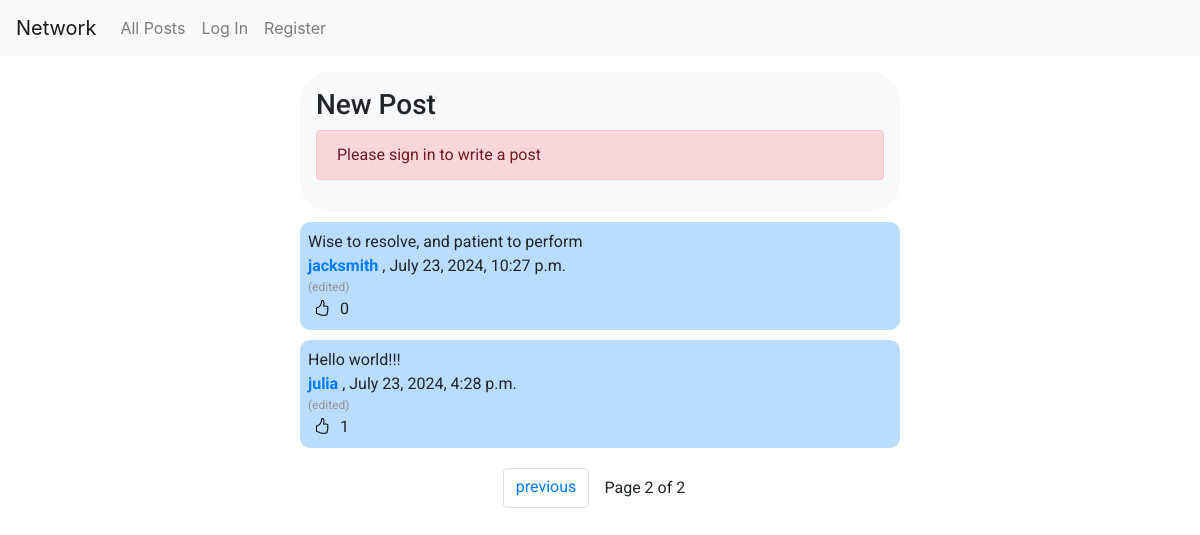
Screenshot of /?page=2 with the database file from the repository.
### network/models.py (models this page shows, shortened)
class Post(models.Model):
    author = models.ForeignKey(User, on_delete=models.CASCADE, default=None, related_name="user")
    post = models.CharField(max_length=250, blank=False, null=False)
    date = models.DateTimeField(auto_now_add=True)
    is_edited = models.BooleanField(default=False)

class User(AbstractUser):
    pass

### network/views.py (the view)
# urls.py: path("", views.index, name="index"),
def index(request):
    all_posts = Post.objects.all().order_by('-date')
    paginator = Paginator(all_posts, 10)
    user_liked_posts = []
    if request.user.is_authenticated:
        for like in Likes.objects.filter(user=request.user):
            user_liked_posts.append(like.post_id)
    page_number = request.GET.get('page')
    page_obj = paginator.get_page(page_number)
    return render(request, 'network/index.html', {
        'page_obj': page_obj,
        'all_posts': all_posts,
        "user_liked_posts": user_liked_posts
        })

### network/templates/network/index.html (shortened to what this page needs)
{% extends "network/layout.html" %}
{% load static %}
{% block body %}
    <div class="new-post-flex">
        <div class="new-post">
            <h3>New Post</h3>
            {% if user.is_authenticated %}
            <form class="new-post-form" action="{% url 'new_post' %}" method="post">
                {% csrf_token %}
                <div>
                    <textarea id="post-content" name="post" placeholder="Write your message here..."></textarea>
                </div>
                <div>
                    <button class="btn btn-primary new-post-btn" type="submit">New Post</button>
                </div>
            </form>
            {% else %}
            <p class="alert alert-danger" role="alert">Please sign in to write a post</p>
            {% endif %}
        </div>
    </div>
    <div class="posts-flex">
        <div class="recent-posts">
            {% for post in page_obj %}
            <div class="single-post" id="post-{{ post.id }}">
                <p class="post-content" id="content-{{ post.id }}">{{ post.post }}</p>
                <p>
                    <a href="{% url 'profile' post.author.id %}">
                    <strong>{{ post.author.username }}</strong>
                    </a>,
                    {{ post.date|date:"F j, Y, g:i a" }}
                </p>
                {% if not post.is_edited %}
                    <p class="edited" id="edited-{{ post.id }}" style="color: rgb(148, 148, 148); display: none;">
                        (edited)
                    </p>
                {% else %}
                    <p class="edited" id="edited-{{ post.id }}" style="color: rgb(148, 148, 148); display: block;">
                        (edited)
                    </p>
                {% endif %}
                <div class="like-edit-flex">
                    <div>
                        <p><button class="like-btn" data-post-id="{{ post.id }}" data-user-id="{{ user.id }}">
                            {% if post.id in user_liked_posts %}
                                <i class="liked-{{ post.id }} bi bi-hand-thumbs-up-fill" style="display: block;"></i>
                                <i class="unliked-{{ post.id }} bi bi-hand-thumbs-up" style="display: none;"></i>
                            {% else %}
                                <i class="unliked-{{ post.id }} bi bi-hand-thumbs-up" style="display: block;"></i>
                            {% endif %}
                            </button>
                            <span id="like-count-{{ post.id }}">{{ post.post_likes.count }}</span>
                        </p>
                    </div>
                </div>
            </div>
            {% endfor %}
        </div>
    </div>
    <div class="pagination justify-content-center">
        <span class="page-item">
            {% if page_obj.has_previous %}
                <a class="page-link" href="?page={{ page_obj.previous_page_number }}">previous</a>
            {% endif %}
            <span class="current-page">
                Page {{ page_obj.number }} of {{ page_obj.paginator.num_pages }}
            </span>
        </span>
    </div>
{% endblock %}

### network/static/network/styles.css (style rules this page uses)
.new-post-flex { display: flex; justify-content: center; }
.new-post { display: inline-block; width: 50vw; background-color: rgb(248, 249, 250); padding: 1rem; border-radius: 30px; }
.posts-flex { display: flex; justify-content: center; }
.recent-posts { display: flex; flex-direction: column; justify-content: center; width: 50vw; margin-bottom: 20px; }
.single-post { background-color: rgb(186, 220, 254); padding: 0.5rem; margin-top: 10px; border-radius: 10px; display: flex; flex-direction: column; }
.single-post p { margin: 0; }
.page-item { display: flex; flex-direction: row; gap: 0.2rem; }
.current-page { padding: 8px 12px 8px 12px; }
.like-btn { border: none; background-color: transparent; }
.edited { font-size: 12px; color: rgb(148, 148, 148); }
.like-edit-flex { display: flex; flex-direction: row; gap: 10px; }

### rows the page displays
Post: post "Wise to resolve, and patient to perform", author.username "jacksmith", date "July 23, 2024, 10:27 p.m.", post_likes.count "0"
Post: post "Hello world!!!", author.username "julia", date "July 23, 2024, 4:28 p.m.", post_likes.count "1"

### other values shown
{{ page_obj.number }} "2"
{{ page_obj.paginator.num_pages }} "2"
